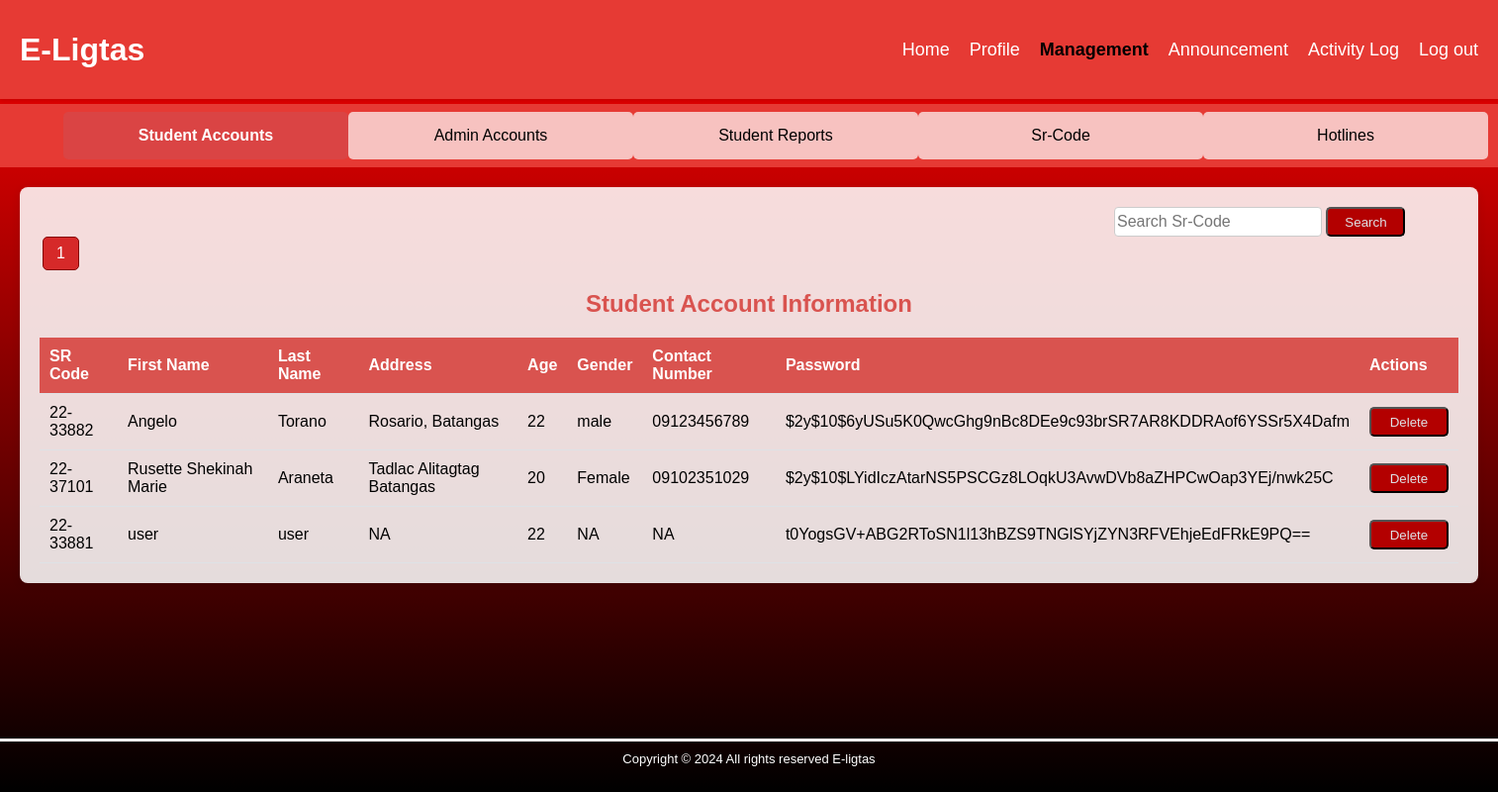
The page /studentAccounts.php on the database its author committed.
### tables this page shows
CREATE TABLE `studentinfo` (
  `studentID` int(11) NOT NULL,
  `srCode` varchar(10) NOT NULL,
  `firstName` varchar(30) NOT NULL,
  `lastName` varchar(30) NOT NULL,
  `address` varchar(100) NOT NULL,
  `age` int(11) NOT NULL,
  `gender` varchar(10) NOT NULL,
  `pass` varchar(250) NOT NULL,
  `srCodeID` int(11) NOT NULL,
  `contactNumber` varchar(15) NOT NULL
);

### studentAccounts.php (the view, shortened to what this page needs)
<?php
include 'db.php';
$students = [];
$searchTerm = '';
$studentsPerPage = 10;
$currentPage = isset($_GET['page']) ? (int)$_GET['page'] : 1;
$currentPage = max(1, $currentPage);
$searchTermForQuery = '';
$fetchSql = "SELECT * FROM studentinfo";
$totalCountSql = $fetchSql;
$totalCountStmt = mysqli_prepare($conn, $totalCountSql);
if ($totalCountStmt) {
    mysqli_stmt_execute($totalCountStmt);
    $fetchResult = mysqli_stmt_get_result($totalCountStmt);
    $totalStudents = mysqli_num_rows($fetchResult);
} else {
    echo "Error preparing total count statement: " . mysqli_error($conn);
}
$totalPages = ceil($totalStudents / $studentsPerPage);
$offset = ($currentPage - 1) * $studentsPerPage;
$fetchSql .= " LIMIT ?, ?";
$stmt = mysqli_prepare($conn, $fetchSql);
if ($stmt) {
    if (empty($searchTerm)) {
        mysqli_stmt_bind_param($stmt, "ii", $offset, $studentsPerPage);
    } else {
        mysqli_stmt_bind_param($stmt, "ssii", $searchTermForQuery, $searchTermForQuery, $searchTermForQuery, $offset, $studentsPerPage);
    }
    mysqli_stmt_execute($stmt);
    $fetchResult = mysqli_stmt_get_result($stmt);
    if ($fetchResult) {
        while ($student = mysqli_fetch_assoc($fetchResult)) {
            $students[] = $student;
        }
    }
} else {
    echo "Error preparing statement: " . mysqli_error($conn);
}
?>
<!DOCTYPE html>
<html lang="en">
<head>
    <link rel="stylesheet" href="https://cdnjs.cloudflare.com/ajax/libs/font-awesome/4.7.0/css/font-awesome.min.css">
    <link rel="stylesheet" href="style/management/studentAccounts.css">
</head>
<body>
    <section>
        <nav class="navbar">
            <div class="navbar-brand-container" style="gap: 1rem;">
                <a class="navbar-brand" style="font-size: xx-large;" href="#">E-Ligtas</a>
            </div>
            <ul class="navbar-nav">
                <li class="nav-item">
                    <a class="nav-link" href="adminDashboard.html">Home</a>
                </li>
                <li class="nav-item">
                    <a class="nav-link" href="adminProfile.html">Profile</a>
                </li>
                <li class="nav-item">
                    <a class="nav-link active" aria-current="page" href="management.html">Management</a>
                </li>
                <li class="nav-item">
                    <a class="nav-link" href="announcement.html">Announcement</a>
                </li>
                <li class="nav-item">
                    <a class="nav-link" href="adminLog.html">Activity Log</a>
                </li>
                <li class="nav-item">
                    <a class="nav-link" href="" onclick="return confirmLogout()">Log out</a>
                </li>
            </ul>
        </nav>
    </section>
    <center>
        <section class="management">
            <div><a class="link active" href="studentAccounts.php">Student Accounts</a></div>
            <div><a class="link" href="adminAccounts.php">Admin Accounts</a></div>
            <div><a class="link" href="studentReports.php">Student Reports</a></div>
            <div><a class="link" href="srcode.php">Sr-Code</a></div>
            <div><a class="link " href="hotline.php">Hotlines</a></div>
        </section>
    </center>
    <section class="main">
        <form class="form" method="POST" action="">
            <div class="form-group" style="width: 300px;">
                <input type="text" name="searchTerm" placeholder="Search Sr-Code" value="<?php echo htmlspecialchars($searchTerm); ?>">
                <button type="submit" name="search">Search</button>
            </div>
        </form>
             <div class="pagination">
                <?php for ($i = 1; $i <= $totalPages; $i++): ?>
                    <a href="?page=<?php echo $i; ?>" class="<?php echo ($i === $currentPage) ? 'active' : ''; ?>">
                        <?php echo $i; ?>
                    </a>
                <?php endfor; ?>
            </div>
        <h1>Student Account Information</h1>
        <?php if (count($students) > 0): ?>
            <table>
                <thead>
                    <tr>
                        <th>SR Code</th>
                        <th>First Name</th>
                        <th>Last Name</th>
                        <th>Address</th>
                        <th>Age</th>
                        <th>Gender</th>
                        <th>Contact Number</th>
                        <th>Password</th>
                        <th>Actions</th>
                    </tr>
                </thead>
                <tbody>
                    <?php foreach ($students as $student): ?>
                        <tr>
                            <td><?php echo htmlspecialchars($student['srCode']); ?></td>
                            <td><?php echo htmlspecialchars($student['firstName']); ?></td>
                            <td><?php echo htmlspecialchars($student['lastName']); ?></td>
                            <td><?php echo htmlspecialchars($student['address']); ?></td>
                            <td><?php echo htmlspecialchars($student['age']); ?></td>
                            <td><?php echo htmlspecialchars($student['gender']); ?></td>
                            <td><?php echo htmlspecialchars($student['contactNumber']); ?></td>
                            <td><?php echo htmlspecialchars($student['pass']); ?></td>
                            <td>
                                <form action="" method="POST" onsubmit="return confirm('Are you sure you want to delete this student?');">
                                    <button type="submit">Delete</button>
                                </form>
                            </td>
                        </tr>
                    <?php endforeach; ?>
                </tbody>
            </table>
        <?php else: ?>
            <p>No student accounts found.</p>
        <?php endif; ?>
    </section>
    <center>
        <footer class="footer" style="text-align: center; padding: 1rem 0;">
            <hr style="height: 0.2rem; background-color: rgb(253, 253, 253); width: 100%; border: none; margin: auto;"/>
            <p style="color: rgb(255, 255, 255); margin: 10px 0; font-size: small;">
                Copyright &copy; 2024 All rights reserved E-ligtas
            </p>
        </footer>
    </center>
</body>
</html>

### style/management/studentAccounts.css (style rules this page uses)
html, body { margin: 0; height: 100%; }
body { margin: 0; background: linear-gradient(to bottom, red, black); background-size: cover; background-position: center; background-repeat: no-repeat; background-attachment: fixed; font-family: Arial, Helvetica, sans-serif; }
.navbar { font-size: .2rem; color: #ffffff; height: 5rem; display: flex; justify-content: space-between; align-items: center; background-color: #e63a34; padding: 10px 20px; box-shadow: 0 2px 4px rgba(0, 0, 0, 0.1); }
.navbar-brand-container { display: flex; align-items: center; }
.navbar-brand { font-weight: bold; font-size: .5rem; color: #ffffff; text-decoration: none; }
.navbar-nav { list-style: none; margin: 0; padding: 0; display: flex; }
.nav-item { margin-left: 20px; }
.nav-link { font-size: large; color: #ffffff; position: relative; text-decoration: none; color: inherit; transition: background-color 0.3s ease, color 0.3s ease; }
.nav-link::after { content: ''; display: block; height: 2px; background-color: currentColor; position: absolute; left: 0; bottom: -5px; width: 0; transition: width 0.3s ease; }
.nav-link.active { color: black; font-weight: bold; border-radius: 5px; }
.footer { color: white; text-align: center; padding: 10px 0; position: fixed; left: 0; bottom: 0; width: 100%; }
.management { margin-top: .3rem; background-color:#e63a34; height: 4rem; display: flex; justify-content: space-between; align-items: center; padding: 0 4rem 0 4rem; }
.management a { display: flex; justify-content: center; align-items: center; background-color: #ffffffb0 ; gap: 1rem; height: 3rem; width: 18rem; margin: 0; padding: 0; text-decoration: none; color:#000000; border-radius: 5px; }
.main { margin: 20px; padding: 20px; background-color: rgba(255, 255, 255, 0.863); border-radius: 8px; box-shadow: 0 2px 10px rgba(0, 0, 0, 0.1); }
h1 { color: #d9534f; text-align: center; }
table { width: 100%; border-collapse: collapse; margin-top: 20px; }
th, td { padding: 10px; text-align: left; border-bottom: 1px solid #dee2e6; }
th { background-color: #d9534f; color: white; }
p { text-align: center; color: #d9534f; }
.link.active { background-color:#da4444; color: white; font-weight: bold; border-radius: 5px; }
button { color: #dee2e6; height: 30px; width: 80px; background-color: #b30000; border-radius: 5px; cursor: pointer; }
.form { display:flex; gap: 20px; align-items: center; justify-content: end; margin-right: 3rem; }
select, input { width: 70%; height: 30px; border: 1px solid #ccc; border-radius: 4px; box-sizing: border-box; font-size: medium; color: #aaa; }
.pagination { display: flex; justify-content: start; }
.pagination a { padding: 7px 13px; margin: 0 3px; text-decoration: none; color: #d62929; border: 1px solid #860808; border-radius: 5px; }
.pagination a.active { background-color:#d62929; color: white; }

### rows shown on the page
studentinfo: srCode "22-33882", firstName "Angelo", lastName "Torano", address "Rosario, Batangas", age "22", gender "male", contactNumber "09123456789", pass "$2y$10$6yUSu5K0QwcGhg9nBc8DEe9c93brSR7AR8KDDRAof6YSSr5X4Dafm"
studentinfo: srCode "22-37101", firstName "Rusette Shekinah Marie", lastName "Araneta", address "Tadlac Alitagtag Batangas", age "20", gender "Female", contactNumber "09102351029", pass "$2y$10$LYidIczAtarNS5PSCGz8LOqkU3AvwDVb8aZHPCwOap3YEj/nwk25C"
studentinfo: srCode "22-33881", firstName "user", lastName "user", address "NA", age "22", gender "NA", contactNumber "NA", pass "t0YogsGV+ABG2RToSN1l13hBZS9TNGlSYjZYN3RFVEhjeEdFRkE9PQ=="
